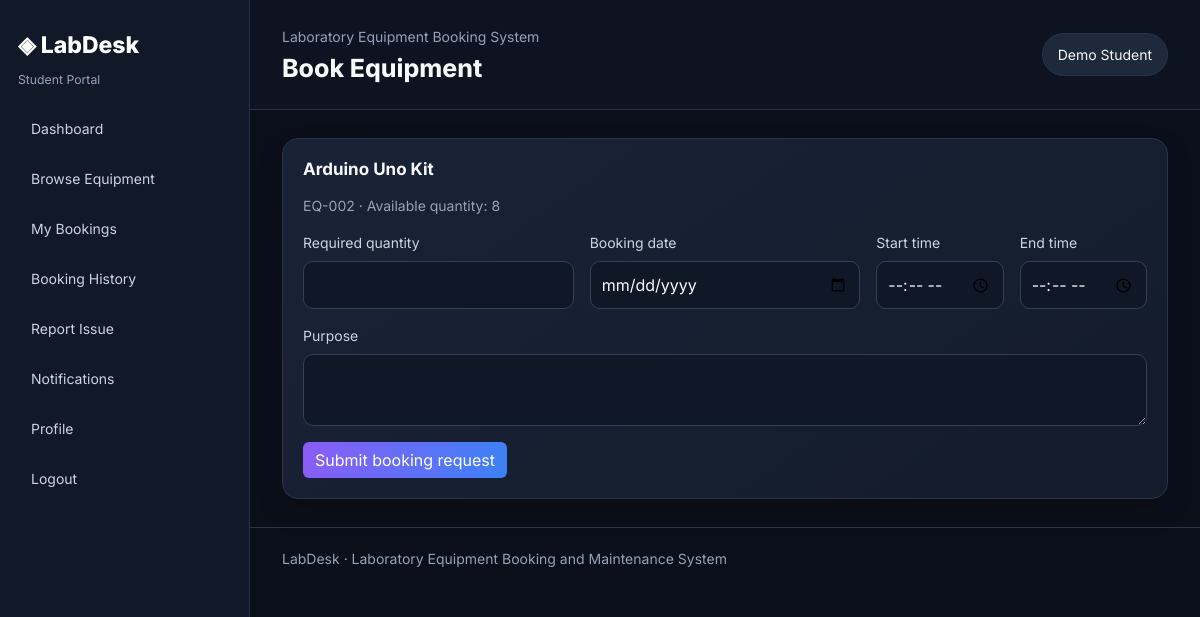
The page /student/book-equipment.php?id=2 (signed in) on the database its author committed.
### tables this page shows
CREATE TABLE equipment (
 id INT AUTO_INCREMENT PRIMARY KEY, equipment_code VARCHAR(60) NOT NULL UNIQUE, name VARCHAR(150) NOT NULL,
 category_id INT NULL, description TEXT, quantity INT NOT NULL DEFAULT 1, available_quantity INT NOT NULL DEFAULT 1,
 laboratory_id INT NOT NULL, condition_status ENUM('Good','Under Maintenance') NOT NULL DEFAULT 'Good',
 image_path VARCHAR(255), date_added TIMESTAMP DEFAULT CURRENT_TIMESTAMP,
 CONSTRAINT fk_equipment_category FOREIGN KEY(category_id) REFERENCES equipment_categories(id) ON DELETE SET NULL,
 CONSTRAINT fk_equipment_lab FOREIGN KEY(laboratory_id) REFERENCES laboratories(id),
 CHECK(quantity >= 0), CHECK(available_quantity >= 0)
);

### student/book-equipment.php (the view, shortened to what this page needs)
<?php
require_once __DIR__.'/../includes/auth.php'; require_role('student');$uid=current_user()['id'];$id=(int)($_GET['id']??$_POST['equipment_id']??0);$s=$pdo->prepare("SELECT * FROM equipment WHERE id=?");$s->execute([$id]);$equipment=$s->fetch();if(!$equipment)exit('Equipment not found.');
page_header('Book Equipment','student');?>
<div class="panel"><h2 class="section-title"><?=e($equipment['name'])?></h2><p class="muted"><?=e($equipment['equipment_code'])?> · Available quantity: <?=$equipment['available_quantity']?></p><form method="post" class="row g-3"><input type="hidden" name="csrf_token" value="<?=e(csrf_token())?>"><input type="hidden" name="equipment_id" value="<?=$id?>"><div class="col-md-4"><label class="form-label">Required quantity</label><input class="form-control" type="number" name="quantity" min="1" max="<?=$equipment['quantity']?>" required></div><div class="col-md-4"><label class="form-label">Booking date</label><input class="form-control" type="date" name="booking_date" min="<?=date('Y-m-d')?>" required></div><div class="col-md-2"><label class="form-label">Start time</label><input class="form-control" type="time" name="start_time" required></div><div class="col-md-2"><label class="form-label">End time</label><input class="form-control" type="time" name="end_time" required></div><div class="col-12"><label class="form-label">Purpose</label><textarea class="form-control" name="purpose" required></textarea></div><div class="col-12"><button class="btn btn-primary">Submit booking request</button></div></form></div><?php page_footer();?>

### assets/css/style.css (style rules this page uses)
:root { --bg:#0B0F19;--side:#111827;--card:#161E2E;--surface:#1E293B;--purple:#8B5CF6;--blue:#3B82F6;--text:#F8FAFC;--muted:#94A3B8;--border:#273449 }
* { box-sizing:border-box }
body { margin:0;background:var(--bg);color:var(--text);font-family:Inter,system-ui,sans-serif;font-size:14px }
.muted { color:var(--muted) }
.card-dark,.panel { background:linear-gradient(145deg,#192337,#141c2b);border:1px solid var(--border);border-radius:16px;padding:20px;box-shadow:0 12px 28px #0002 }
.section-title { font-size:17px;font-weight:700;margin:0 0 16px }
.btn-primary { background:linear-gradient(100deg,var(--purple),var(--blue));border:0 }
.form-control,.form-select { background:#101827;border:1px solid #334155;color:#f8fafc;border-radius:10px;padding:11px }
.form-label { color:#cbd5e1 }

### rows shown on the page
equipment: name "Arduino Uno Kit", equipment_code "EQ-002", available_quantity "8"

### other values the page prints
$role "Student"
$label "Dashboard"
$label "Browse Equipment"
$label "My Bookings"
$label "Booking History"
$label "Report Issue"
$label "Notifications"
$label "Profile"
$title "Book Equipment"
$user['name'] "Demo Student"
